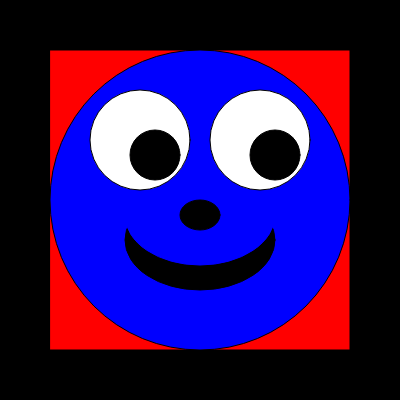
Frame 1 (no input)
Frame 60 (no input): identical to frame 1, image omitted
Frame 120 (the mouse pressed at the canvas centre since frame 60): identical to frame 1, image omitted

The p5.js sketch that drew this single still picture (run headless with seeded random() and noise() and a simulated clock; from frame 60 on, the mouse is pressed at the canvas centre):

// p5.js sketch
// ── sketch.js
function setup() {
  // size of the canvas to 400 x 400 pixels
  createCanvas(400, 400);
  // background color
  background(0, 0, 0);
  // setting rect mode to center
  rectMode(CENTER);
  

}

function draw() {
  fill(255,0,0);
  // red 400 x 400 pixels rectangle
  rect(width / 2, height / 2, 300, 300);
  fill(0,0,255);
  circle(width/2, height/2,300);
  fill(255, 255, 255);
  // left eye
  circle(width / 2 - 60, height / 2 - 60, 100);
  // right eye
  circle(width / 2 + 60, height / 2 - 60, 100);
  fill(0, 0, 0);
  // left pupil
  circle(width / 2 - 45, height / 2 - 45, 50); 
  // right pupil
  circle(width / 2 + 75, height / 2 - 45, 50); 

  // isolated transparent layer for the mouth
  let mouthLayer = createGraphics(400, 400);

  // drawing mouth on isolated layer
  mouthLayer.fill(0, 0, 0);
  mouthLayer.ellipse(width / 2, height / 2 + 40, 150, 100);

  // erasing ONLY from  isolated layer
  mouthLayer.erase();
  mouthLayer.ellipse(width / 2, height / 2 + 15, 150, 100);
  mouthLayer.noErase();

  // stamping isolated layer onto main canvas
  image(mouthLayer, 0, 0);

  // nose
  fill(0, 0, 0);
  ellipse(width / 2, height / 2 + 15, 40, 30);
}
